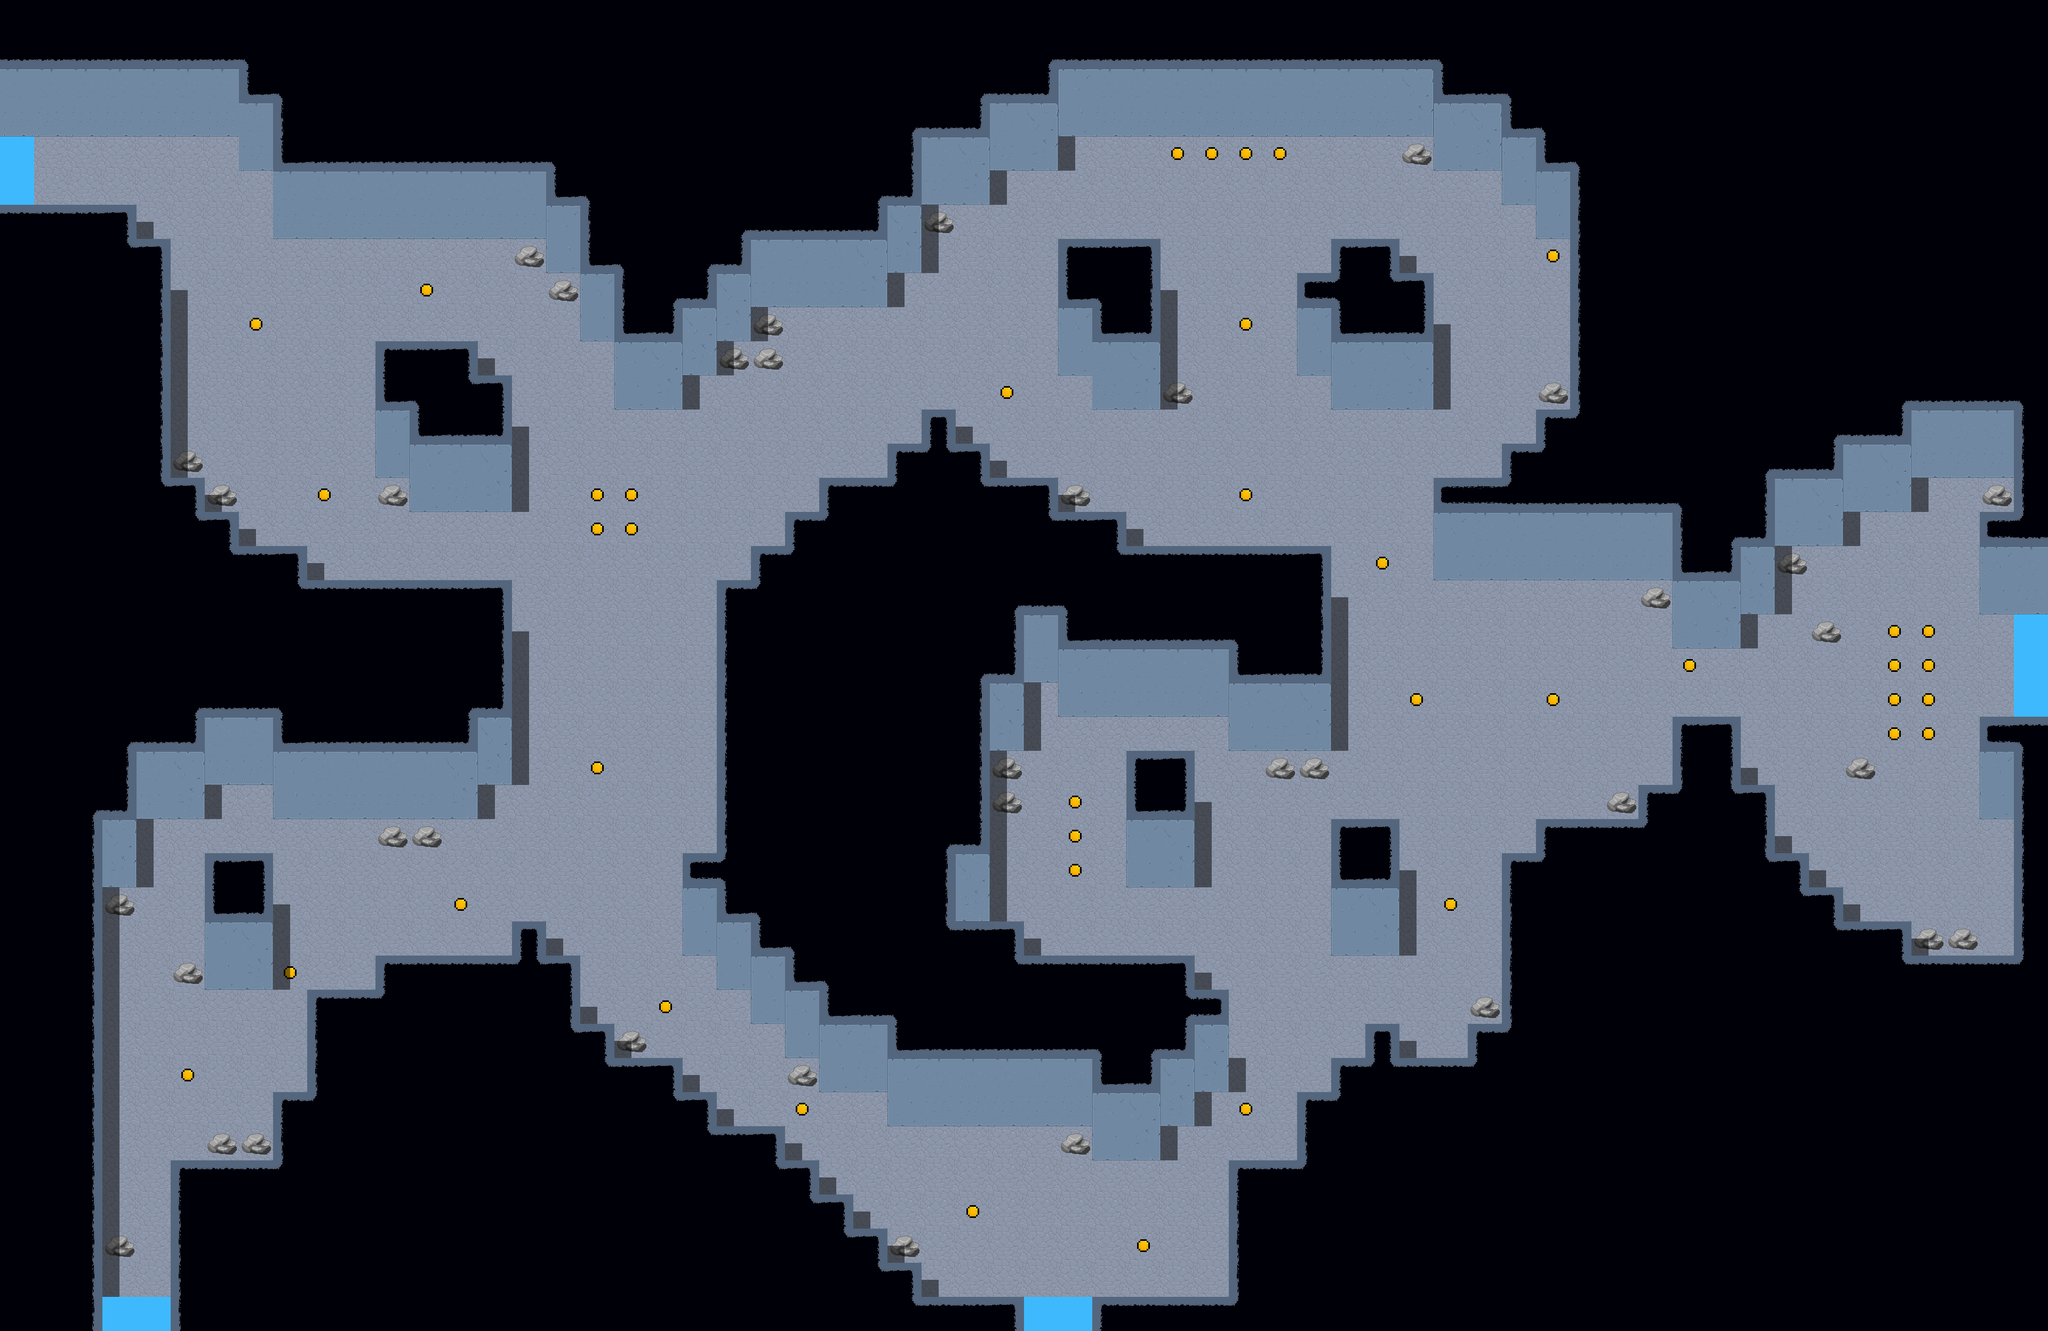

This is a level from a 2D game, rendered from its Tiled map with the project's own tilesets. A one-line summary and the map file follow, with tile-layer data summarised:
An orthogonal 60x39 tile map with 64x64 px tiles, 7 tile layers (ground, walls, clutter, collectibles, ...), 5 tilesets.

<map version="1.8" tiledversion="1.8.2" orientation="orthogonal" renderorder="right-down" width="60" height="39" tilewidth="64" tileheight="64" infinite="0" nextlayerid="10" nextobjectid="1">
 <editorsettings>
  <export target="../../map/level1_3.csv" format="csv" />
 </editorsettings>
 <tileset firstgid="1" source="background.tsx" />
 <tileset firstgid="145" source="objects.tsx" />
 <tileset firstgid="197" source="collectibles.tsx" />
 <tileset firstgid="198" source="shadow.tsx" />
 <tileset firstgid="202" source="special_tiles.tsx" />
 <layer id="2" name="ground" width="60" height="39">
  <data>[2340 cells, 2340 non-empty, 1 distinct tile ids]</data>
 </layer>
 <layer id="3" name="walls" width="60" height="39">
  <data>[2340 cells, 1517 non-empty, 28 distinct tile ids]</data>
 </layer>
 <layer id="5" name="clutter" width="60" height="39">
  <data>[2340 cells, 37 non-empty, 1 distinct tile ids]</data>
 </layer>
 <layer id="4" name="collectibles" width="60" height="39">
  <data>[2340 cells, 40 non-empty, 1 distinct tile ids]</data>
 </layer>
 <layer id="7" name="enemy" width="60" height="39">
  <data>[2340 cells, 0 non-empty, 0 distinct tile ids]</data>
 </layer>
 <layer id="8" name="shadows" width="60" height="39">
  <data>[2340 cells, 104 non-empty, 2 distinct tile ids]</data>
 </layer>
 <layer id="9" name="special_tiles" width="60" height="39">
  <data>[2340 cells, 9 non-empty, 1 distinct tile ids]</data>
 </layer>
</map>
